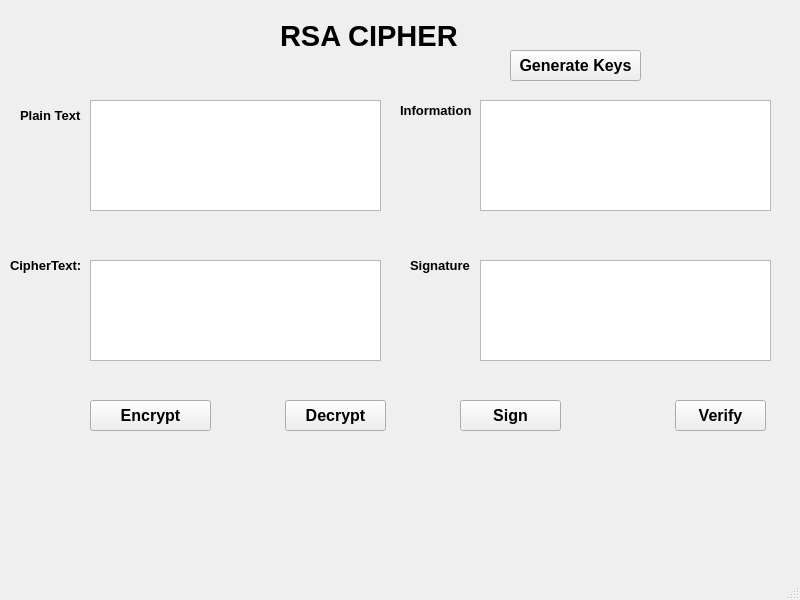
<?xml version="1.0" encoding="UTF-8"?>
<ui version="4.0">
 <class>MainWindow</class>
 <widget class="QMainWindow" name="MainWindow">
  <property name="geometry">
   <rect>
    <x>0</x>
    <y>0</y>
    <width>800</width>
    <height>600</height>
   </rect>
  </property>
  <property name="windowTitle">
   <string>MainWindow</string>
  </property>
  <widget class="QWidget" name="centralwidget">
   <widget class="QLabel" name="label">
    <property name="geometry">
     <rect>
      <x>280</x>
      <y>10</y>
      <width>181</width>
      <height>51</height>
     </rect>
    </property>
    <property name="font">
     <font>
      <pointsize>22</pointsize>
      <weight>75</weight>
      <bold>true</bold>
     </font>
    </property>
    <property name="text">
     <string>RSA CIPHER</string>
    </property>
   </widget>
   <widget class="QLabel" name="label_2">
    <property name="geometry">
     <rect>
      <x>20</x>
      <y>100</y>
      <width>61</width>
      <height>31</height>
     </rect>
    </property>
    <property name="font">
     <font>
      <pointsize>10</pointsize>
      <weight>75</weight>
      <bold>true</bold>
     </font>
    </property>
    <property name="text">
     <string>Plain Text:</string>
    </property>
   </widget>
   <widget class="QLabel" name="label_3">
    <property name="geometry">
     <rect>
      <x>10</x>
      <y>250</y>
      <width>71</width>
      <height>31</height>
     </rect>
    </property>
    <property name="font">
     <font>
      <pointsize>10</pointsize>
      <weight>75</weight>
      <bold>true</bold>
     </font>
    </property>
    <property name="text">
     <string>CipherText:</string>
    </property>
   </widget>
   <widget class="QLabel" name="label_4">
    <property name="geometry">
     <rect>
      <x>400</x>
      <y>100</y>
      <width>71</width>
      <height>21</height>
     </rect>
    </property>
    <property name="font">
     <font>
      <pointsize>10</pointsize>
      <weight>75</weight>
      <bold>true</bold>
     </font>
    </property>
    <property name="text">
     <string>Information:</string>
    </property>
   </widget>
   <widget class="QLabel" name="label_5">
    <property name="geometry">
     <rect>
      <x>410</x>
      <y>250</y>
      <width>61</width>
      <height>31</height>
     </rect>
    </property>
    <property name="font">
     <font>
      <pointsize>10</pointsize>
      <weight>75</weight>
      <bold>true</bold>
     </font>
    </property>
    <property name="text">
     <string>Signature:</string>
    </property>
   </widget>
   <widget class="QPlainTextEdit" name="txt_plain_text">
    <property name="geometry">
     <rect>
      <x>90</x>
      <y>100</y>
      <width>291</width>
      <height>111</height>
     </rect>
    </property>
   </widget>
   <widget class="QPlainTextEdit" name="plainTextEdit_2">
    <property name="geometry">
     <rect>
      <x>90</x>
      <y>260</y>
      <width>291</width>
      <height>101</height>
     </rect>
    </property>
   </widget>
   <widget class="QPlainTextEdit" name="txt_info">
    <property name="geometry">
     <rect>
      <x>480</x>
      <y>100</y>
      <width>291</width>
      <height>111</height>
     </rect>
    </property>
   </widget>
   <widget class="QPlainTextEdit" name="txt_sign">
    <property name="geometry">
     <rect>
      <x>480</x>
      <y>260</y>
      <width>291</width>
      <height>101</height>
     </rect>
    </property>
   </widget>
   <widget class="QPushButton" name="btn_encrypt">
    <property name="geometry">
     <rect>
      <x>90</x>
      <y>400</y>
      <width>121</width>
      <height>31</height>
     </rect>
    </property>
    <property name="font">
     <font>
      <pointsize>12</pointsize>
      <weight>75</weight>
      <bold>true</bold>
     </font>
    </property>
    <property name="text">
     <string>Encrypt</string>
    </property>
   </widget>
   <widget class="QPushButton" name="btn_decrypt">
    <property name="geometry">
     <rect>
      <x>285</x>
      <y>400</y>
      <width>101</width>
      <height>31</height>
     </rect>
    </property>
    <property name="font">
     <font>
      <pointsize>12</pointsize>
      <weight>75</weight>
      <bold>true</bold>
     </font>
    </property>
    <property name="text">
     <string>Decrypt</string>
    </property>
   </widget>
   <widget class="QPushButton" name="btn_sign">
    <property name="geometry">
     <rect>
      <x>460</x>
      <y>400</y>
      <width>101</width>
      <height>31</height>
     </rect>
    </property>
    <property name="font">
     <font>
      <pointsize>12</pointsize>
      <weight>75</weight>
      <bold>true</bold>
     </font>
    </property>
    <property name="text">
     <string>Sign</string>
    </property>
   </widget>
   <widget class="QPushButton" name="btn_verify">
    <property name="geometry">
     <rect>
      <x>675</x>
      <y>400</y>
      <width>91</width>
      <height>31</height>
     </rect>
    </property>
    <property name="font">
     <font>
      <pointsize>12</pointsize>
      <weight>75</weight>
      <bold>true</bold>
     </font>
    </property>
    <property name="text">
     <string>Verify</string>
    </property>
   </widget>
   <widget class="QPushButton" name="btn_gen_keys">
    <property name="geometry">
     <rect>
      <x>510</x>
      <y>50</y>
      <width>131</width>
      <height>31</height>
     </rect>
    </property>
    <property name="font">
     <font>
      <pointsize>12</pointsize>
      <weight>75</weight>
      <bold>true</bold>
     </font>
    </property>
    <property name="text">
     <string>Generate Keys</string>
    </property>
   </widget>
  </widget>
  <widget class="QMenuBar" name="menubar">
   <property name="geometry">
    <rect>
     <x>0</x>
     <y>0</y>
     <width>800</width>
     <height>18</height>
    </rect>
   </property>
  </widget>
  <widget class="QStatusBar" name="statusbar"/>
 </widget>
 <resources/>
 <connections/>
</ui>
